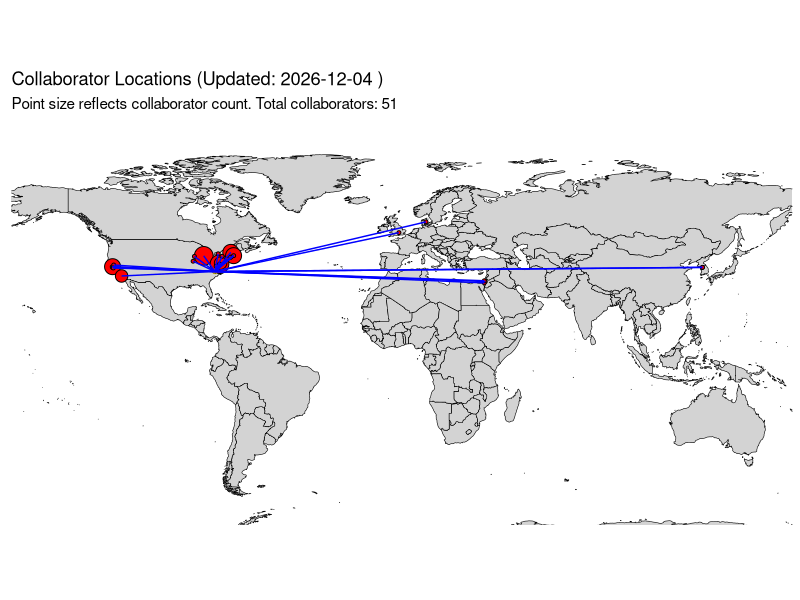

The R source for this figure:
# Load libraries
library(ggplot2)
library(sf)
library(rnaturalearth)
library(rnaturalearthdata)
library(tidyverse)
library(ggrepel)
library(here) # Load the 'here' package

# Combine your location with your collaborators' list
all_affiliations <- c(
  "UNC Chapel Hill", "Oxford", "Cambridge", "UC Berkeley", "UPenn", "Fordham Law", "Tufts", "Dartmouth", "Yonsei University",
  "Harvard", "Michigan", "Hebrew University of Jerusalem", "UCLA", "Georgetown", "Aarhus University",
  "Johns Hopkins", "Code for America", "University of Connecticut", "Rochester",
  "US Government Accountability Office", "Ben-Gurion University", "SUNY Binghamton", "SUNY Albany", "Wesleyan",
  "Virginia", "Tel Aviv University", "MIT", "UIUC", "Northwestern", "Pew Research", "Columbia",
  "Meta", "UC Davis", "Santa Clara University", "Korea University",
  "UC Berkeley", "UC Berkeley", "Dartmouth", "Dartmouth", "Harvard", "Harvard", "Johns Hopkins",
  "Michigan", "Michigan", "Michigan", "Georgetown", "Georgetown", "Georgetown", "UCLA", "Syracuse", "Syracuse"
)

# Calculate the total number of collaborators
total_collaborators <- length(all_affiliations)

# Count the occurrences of each affiliation
collaborators_count <- data.frame(affiliation = all_affiliations) %>%
  group_by(affiliation) %>%
  summarise(n = n())

# Data frame with unique affiliations and coordinates
unique_collaborators_data <- data.frame(
  affiliation = c("UNC Chapel Hill", "Oxford", "UC Berkeley", "UPenn", "Fordham Law", "Tufts", "Dartmouth", "Yonsei University", "Harvard", "Michigan", "Hebrew University of Jerusalem", "UCLA", "Georgetown", "Aarhus University", "Johns Hopkins", "Code for America", "University of Connecticut", "Rochester", "US Government Accountability Office", "Ben-Gurion University", "SUNY Binghamton", "Wesleyan", "Virginia", "Tel Aviv University", "MIT", "UIUC", "Northwestern", "Pew Research", "Columbia", "Meta", "UC Davis", "Santa Clara University", "Korea University"),
  latitude = c(35.90, 51.76, 37.87, 39.95, 40.77, 42.41, 43.70, 37.57, 42.37, 42.28, 31.79, 34.07, 38.91, 56.17, 39.33, 37.78, 41.81, 43.13, 38.90, 31.26, 42.09, 41.56, 38.03, 32.11, 42.36, 40.10, 42.06, 38.904, 40.81, 37.49, 38.54, 37.35, 37.59),
  longitude = c(-79.04, -1.25, -122.26, -75.19, -73.98, -71.12, -72.29, 126.94, -71.12, -83.74, 35.24, -118.44, -77.07, 10.20, -76.62, -122.41, -72.25, -77.63, -77.02, 34.80, -75.97, -72.66, -78.51, 34.80, -71.09, -88.23, -87.68, -77.0375, -73.96, -122.15, -121.76, -121.94, 127.03)
)

# Join the count data with the location data
full_collaborators_data <- unique_collaborators_data %>%
  left_join(collaborators_count, by = "affiliation")

# Filter the data for labels to only include affiliations with at least 2 coauthors
filtered_labels_data <- full_collaborators_data %>%
  filter(n >= 2)

# Convert to sf object
collaborators_sf <- st_as_sf(full_collaborators_data, coords = c("longitude", "latitude"), crs = 4326)

# Get the world map data
world <- ne_countries(scale = "medium", returnclass = "sf")

# Find the coordinates for your location
unc_chapel_hill <- collaborators_sf[collaborators_sf$affiliation == "UNC Chapel Hill",]

# Create the plot object and assign it to a variable
coauthor_map <- ggplot(data = world) +
  geom_sf(fill = "lightgrey", color = "black") +
  geom_sf(data = collaborators_sf, aes(size = n), shape = 21, fill = "red", show.legend = FALSE) +
  geom_sf(data = unc_chapel_hill, aes(size = n), shape = 8, color = "gold", show.legend = FALSE) +
  geom_segment(data = full_collaborators_data[full_collaborators_data$affiliation != "UNC Chapel Hill",], 
               aes(x = longitude, y = latitude, 
                   xend = unc_chapel_hill$geometry[[1]][1], 
                   yend = unc_chapel_hill$geometry[[1]][2]), 
               color = "blue", linewidth = 0.5) +
  labs(
    title = paste("Collaborator Locations", "(Updated:", Sys.Date(), ")"),
    subtitle = paste("Point size reflects collaborator count. Total collaborators:", total_collaborators)
  ) +
  coord_sf(xlim = c(-150, 150), ylim = c(-60, 90)) +
  theme_minimal() +
  theme(
    legend.position = "none",
    panel.grid.major = element_blank(),
    axis.text = element_blank(),
    axis.title = element_blank(),
    axis.ticks = element_blank()
  )

# Use png() to save the plot as a file
png(filename = here("misc", "coauthor_map.png"), width = 10, height = 6, units = "in", res = 300)
print(coauthor_map)
dev.off()
